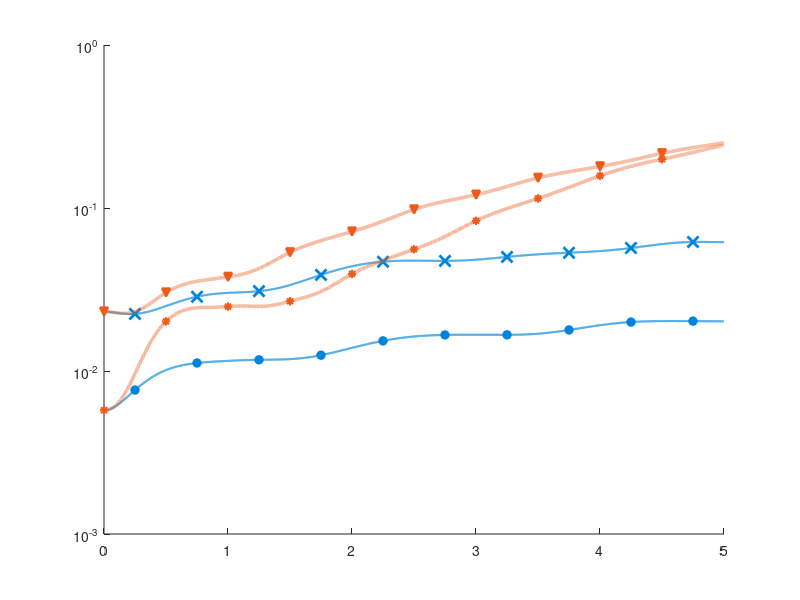

Write the MATLAB code that produced this figure. (Note: this script raises an error after producing the figure.)
% Code to post process the error plots of the Global error 
% Written by: Prerna Patil 
% Date: 12th May 2021 

clc
clear 

% Global Errors 
load('Neumann_d8_r5.mat');
Tf =5; 

% Plot for r=5 
figure(4)
hold on
semilogy(dt*(1:nTimeStep-2),ErrDBO(1:nTimeStep-2),'-','color',RGB1,LW,1.5);
semilogy(dt*(500:1000:nTimeStep-2),ErrDBO(500:1000:nTimeStep-2),'x','color',RGB1,...
                                            'MarkerFaceColor',RGB1,'MarkerSize',8,LW,2.0);

hold on 
semilogy(dt*(1:nTimeStep-2),ErrDO(1:nTimeStep-2),':','color',RGB2,LW,2.5);
semilogy(dt*(1:1000:nTimeStep-2),ErrDO(1:1000:nTimeStep-2),'v','color',RGB2,'MarkerFaceColor',RGB2,LW,1.5);

clear
load('Neumann_d8_r7.mat');
Tf =5; 
figure(4)
hold on
semilogy(dt*(1:nTimeStep-2),ErrDBO(1:nTimeStep-2),'-','color',RGB1,LW,1.5);
semilogy(dt*(500:1000:nTimeStep-2),ErrDBO(500:1000:nTimeStep-2),'o','color',RGB1,'MarkerFaceColor',RGB1,LW,1.0);

hold on 
semilogy(dt*(1:nTimeStep-2),ErrDO(1:nTimeStep-2),':','color',RGB2,LW,2.5);
semilogy(dt*(1:1000:nTimeStep-2),ErrDO(1:1000:nTimeStep-2),'*','color',RGB2,'MarkerFaceColor',RGB2,'MarkerSize',6,...
                            LW,1.5);

clear
load('Neumann_d8_r9.mat');
Tf =5; 
figure(4)
hold on
semilogy(dt*(1:nTimeStep-2),ErrDBO(1:nTimeStep-2),'-','color',RGB1,LW,1.5);
semilogy(dt*(500:1000:nTimeStep-2),ErrDBO(500:1000:nTimeStep-2),'d','color',RGB1,'MarkerFaceColor',RGB1,LW,1.5);

hold on 
semilogy(dt*(1:nTimeStep-2),ErrDO(1:nTimeStep-2),':','color',RGB2,LW,2.5);
semilogy(dt*(1:1000:nTimeStep-2),ErrDO(1:1000:nTimeStep-2),'x','color',RGB2,'MarkerSize',8,...
                    'MarkerFaceColor',RGB2,LW,2.5);

xlabel('Time');
ylabel('$\mathcal{E}_g$');
set(gca,'FontName','Times New Roman','FontSize',18);
ylim([10^-12 10^1])
xlim([Ts Tf]);
box on 
set(gca,'Yscale','log');
ax= gca;
ax.XMinorGrid = 'on';
ax.YMinorGrid = 'off';
grid on 
h = zeros(6,1);
h(1) = semilogy(NaN,NaN,'-x','color',RGB1,'MarkerFaceColor',RGB1,'MarkerSize',8,LW,1.5);
h(2) = semilogy(NaN,NaN,':v','color',RGB2,'MarkerFaceColor',RGB2,'MarkerSize',6,LW,2.5);
h(3) = semilogy(NaN,NaN,'-o','color',RGB1,'MarkerFaceColor',RGB1,'MarkerSize',6, LW,1.5);
h(4) = semilogy(NaN,NaN,':*','color',RGB2,'MarkerFaceColor',RGB2,'MarkerSize',6,LW,2.5);
h(5) = semilogy(NaN,NaN,'-d','color',RGB1,'MarkerFaceColor',RGB1,'MarkerSize',6,LW,1.5);
h(6) = semilogy(NaN,NaN,':x','color',RGB2,'MarkerFaceColor',RGB2,'MarkerSize',8,LW,2.5);
legend(h,{'DBO r=5','DO    r=5','DBO r=7','DO    r=7','DBO r=9','DO    r=9'},'Location','southeast','NumColumns',3);
set(gca,'LooseInset', max(get(gca,'TightInset'), 0.02))